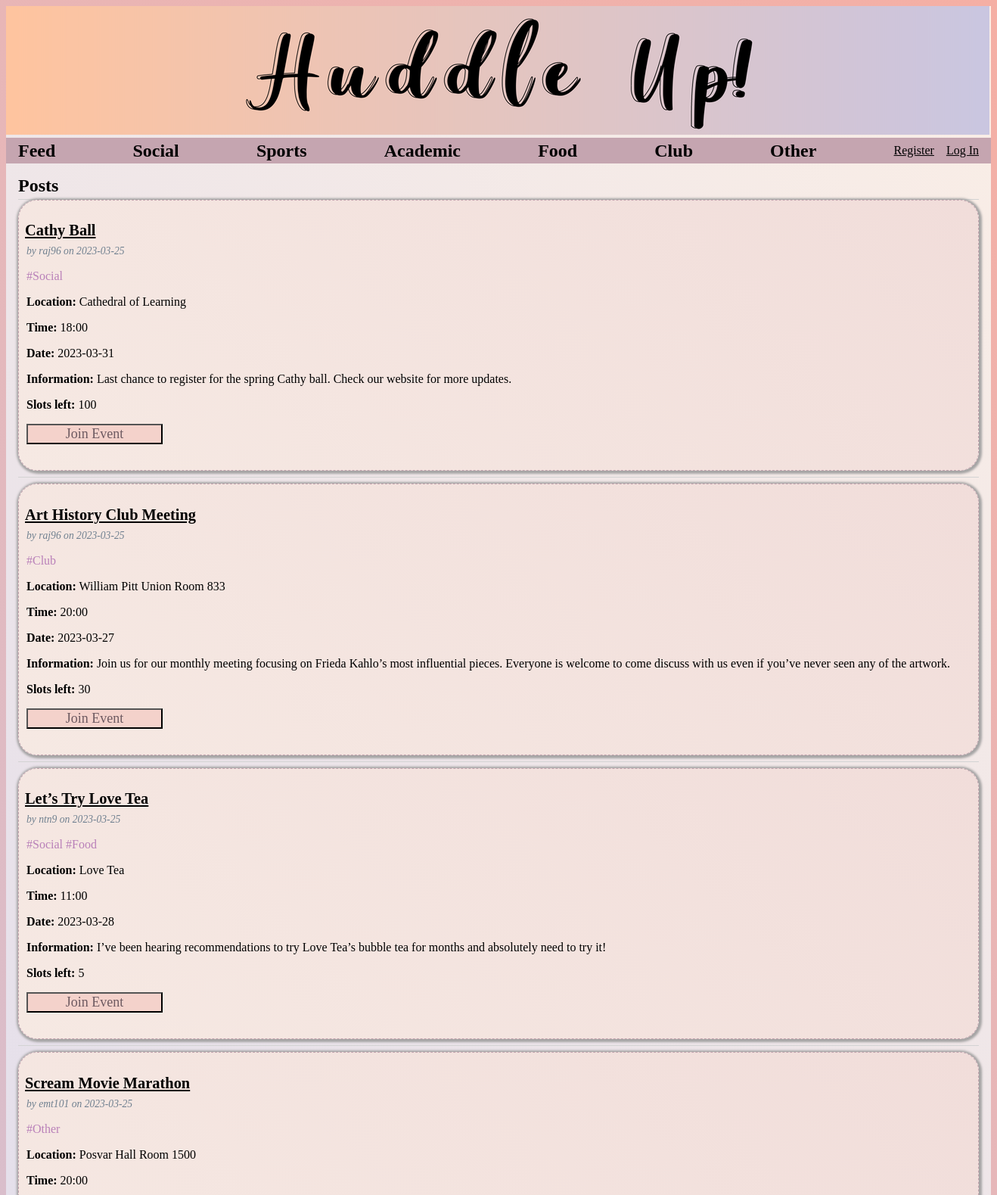
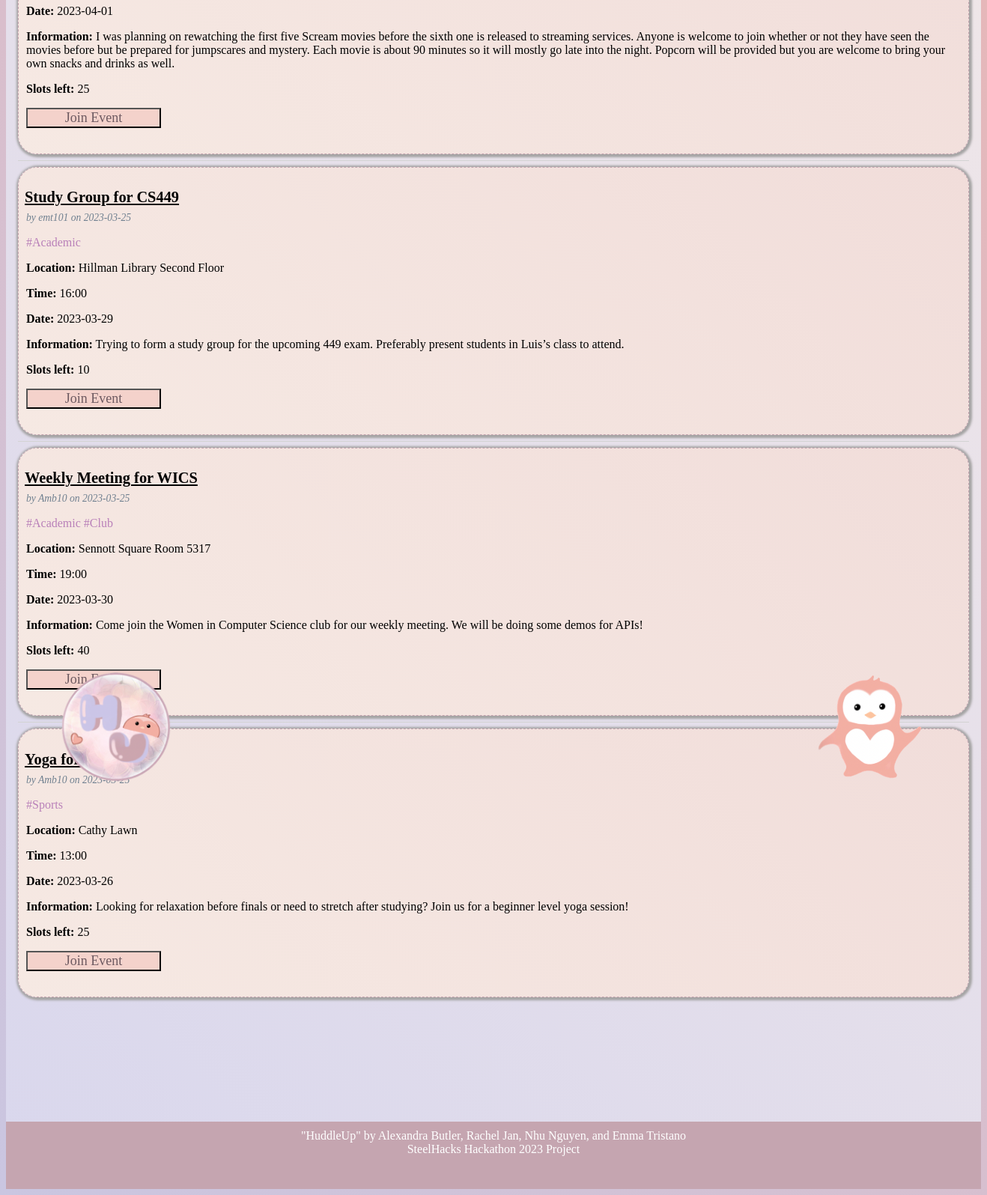
The page / on the database its author committed (2 pictures, top to bottom).
### tables this page shows
CREATE TABLE post (
  id INTEGER PRIMARY KEY AUTOINCREMENT,
  author_id INTEGER NOT NULL,
  created TIMESTAMP NOT NULL DEFAULT CURRENT_TIMESTAMP,
  title TEXT NOT NULL,
  body TEXT NOT NULL,
  tag TEXT NOT NULL, 
  location TEXT NOT NULL,
  time TEXT NOT NULL,
  date TEXT NOT NULL,
  joins INTEGER NOT NULL,
  joined_id TEXT NOT NULL,
  FOREIGN KEY (author_id) REFERENCES user (id)
);

CREATE TABLE user (
  id INTEGER PRIMARY KEY AUTOINCREMENT,
  username TEXT UNIQUE NOT NULL,
  password TEXT NOT NULL,
  first_name TEXT NOT NULL,
  last_name TEXT NOT NULL,
  phone_num TEXT NOT NULL,
  email TEXT NOT NULL
);

### flaskr/blog.py (the view)
@bp.route('/')
def index():
    db = get_db()
    posts = db.execute(
        'SELECT p.id, title, body, tag, location, time, date, joins, joined_id, created, author_id, username'
        ' FROM post p JOIN user u ON p.author_id = u.id'
        ' ORDER BY created DESC'
    ).fetchall()
    return render_template('blog/index.html', posts=posts)

### flaskr/auth.py (called while the page is built)
@bp.before_app_request
def load_logged_in_user():
    user_id = session.get('user_id')
    if user_id is None:
        g.user = None
    else:
        g.user = get_db().execute(
            'SELECT * FROM user WHERE id = ?', (user_id,)
        ).fetchone()

### flaskr/db.py (called while the page is built)
def get_db():
    if 'db' not in g:
        g.db = sqlite3.connect(
            current_app.config['DATABASE'],
            detect_types=sqlite3.PARSE_DECLTYPES
        )
        g.db.row_factory = sqlite3.Row
    return g.db

### flaskr/templates/blog/index.html (shortened to what this page needs)
{% extends 'base.html' %}
{% block header %}
<h1>{% block title %}Posts{% endblock %}</h1>
{% endblock %}
{% block content %}
{% for post in posts %}
<article class="post">
    <header>
        <div style="padding-top: 0%;">
            <h1><a class="action" href="{{ url_for('blog.post_page', id=post['id']) }}">{{ post['title'] }}</a></h1>
            <div class=" about" style="padding-left: 10px;">by {{ post['username'] }} on {{
                post['created'].strftime('%Y-%m-%d') }}
            </div>
        </div>
    </header>
    <p class="tag" style="color: rgb(185, 128, 185); padding-left: 10px;">{{ post['tag']}}</p>
    <p class="location" style="padding-left: 10px;"><b>Location:</b> {{ post['location']}}</p>
    <p class="time" style="padding-left: 10px;"><b>Time:</b> {{ post['time']}}</p>
    <p class="time" style="padding-left: 10px;"><b>Date:</b> {{ post['date']}}</p>
    <p class="body" style="padding-left: 10px; padding-right: 10px;"><b>Information:</b> {{ post['body'] }}</p>
    <p class="joins" style="padding-left: 10px;"><b>Slots left: </b>{{ post['joins']}}</p>
    <form action="{{ url_for('blog.join_post', id=post['id']) }}" method="post" style="padding-left: 10px;">
        <input class="danger" type="submit" value="Join Event" onclick="return confirm('Are you sure?');">
    </form>
</article>
{% if not loop.last %}
<hr>
{% endif %}
{% endfor %}
{% endblock %}

### flaskr/static/style.css (style rules this page uses)
* { font-family: "Gill Sans"; }
html { font-family: sans-serif; background: linear-gradient(45deg, #CAC6E1, #F5AFA4); }
body { background: linear-gradient(45deg, #D9D7ED, #FAEEE6); }
h1 { color: black; }
a { color: black; }
hr { border: none; border-top: 1px solid lightgray; }
nav ul li a, nav ul li span, header .action { display: block; padding: 0.5rem; }
.content>header h1 { flex: auto; margin: 1rem 0 0.25rem 0; }
.post { background: linear-gradient(45deg, #f6e9e3, #f1ddda); border: 1.5px solid #C5A5B0; border-style: dashed; border-radius: 25px; box-shadow: 1px 1px 3px 3px rgb(165, 164, 164); }
.post>header { display: flex; align-items: flex-end; font-size: 0.85em; }
.post>header>div:first-of-type { flex: auto; }
.post>header h1 { font-size: 1.5em; margin-bottom: 0; }
.post .about { color: slategray; font-style: italic; }
.post .body { white-space: pre-line; display: -webkit-box; -webkit-line-clamp: 3; -webkit-box-orient: vertical; overflow: hidden; overflow-wrap: break-word; }
.content form { margin: 1em 0; display: flex; flex-direction: column; }
.content input, .content textarea { margin-bottom: 1em; font-size: large; background-color: linear-gradient(45deg, #efe1da, #dbd9ee); }
input.danger { color: #6e5a61; }
input[type=submit] { align-self: start; min-width: 10em; background-color: #f4d2cb; }

### rows shown on the page
post: title "Cathy Ball", username "raj96", created "2023-03-25", tag "#Social", location "Cathedral of Learning", time "18:00", date "2023-03-31", body "Last chance to register for the spring Cathy ball. Check our website for more updates.", joins "100"
post: title "Art History Club Meeting", username "raj96", created "2023-03-25", tag "#Club", location "William Pitt Union Room 833", time "20:00", date "2023-03-27", body "Join us for our monthly meeting focusing on Frieda Kahlo’s most influential pieces. Everyone is welcome to come discuss with us even if you’ve never seen any of the artwork.", joins "30"
post: title "Let’s Try Love Tea", username "ntn9", created "2023-03-25", tag "#Social #Food", location "Love Tea", time "11:00", date "2023-03-28", body "I’ve been hearing recommendations to try Love Tea’s bubble tea for months and absolutely need to try it!", joins "5"
post: title "Scream Movie Marathon", username "emt101", created "2023-03-25", tag "#Other", location "Posvar Hall Room 1500", time "20:00", date "2023-04-01", body "I was planning on rewatching the first five Scream movies before the sixth one is released to streaming services. Anyone is welcome to join whether or not they have seen the movies before but be prepared for jumpscares and mystery. Each movie is about 90 minutes so it will mostly go late into the night. Popcorn will be provided but you are welcome to bring your own snacks and drinks as well.", joins "25"
post: title "Study Group for CS449", username "emt101", created "2023-03-25", tag "#Academic", location "Hillman Library Second Floor", time "16:00", date "2023-03-29", body "Trying to form a study group for the upcoming 449 exam. Preferably present students in Luis’s class to attend.", joins "10"
post: title "Weekly Meeting for WICS", username "Amb10", created "2023-03-25", tag "#Academic #Club", location "Sennott Square Room 5317", time "19:00", date "2023-03-30", body "Come join the Women in Computer Science club for our weekly meeting. We will be doing some demos for APIs!", joins "40"
post: title "Yoga…", username "Amb10", tag "#Sports", location "Cathy Lawn", time "13:00", date "2023-03-26", body "Looking for relaxation before finals or need to stretch after studying? Join us for a beginner level yoga session!", joins "25"
